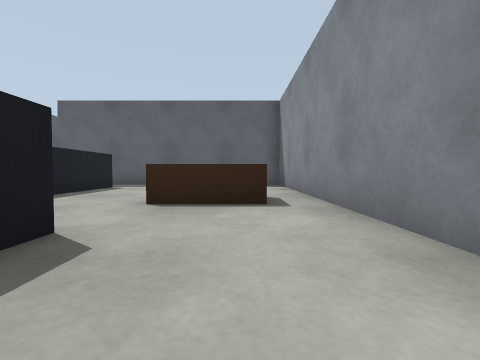
[1] (above)

24 first-person views from a walk through a robot-simulator world made for Gazebo. The camera is 0.5 m above the floor, tilts 2° down and sees 85° across. The floor is counted in squares, 1 m on a side. Each view is taken from the middle of a square. On the plan, view 1 faces up. The plan holds only what a view shows up to about 9 squares ahead; the rest is blank.

[2]
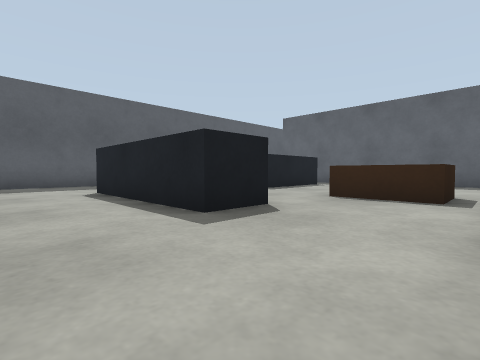

[3]
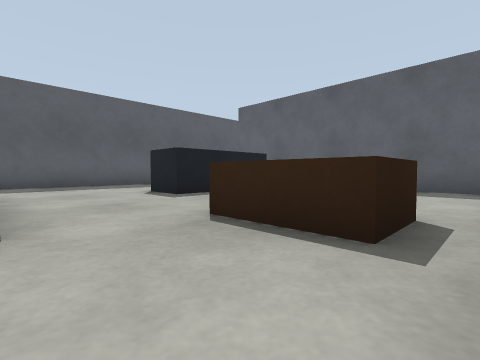

[4]
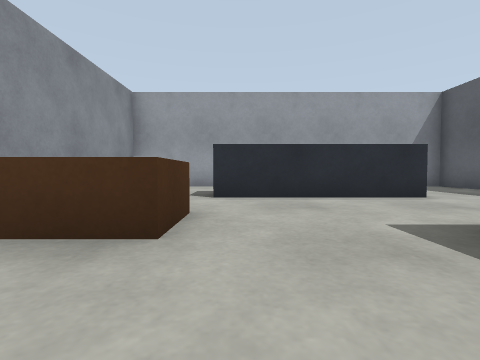

[5]
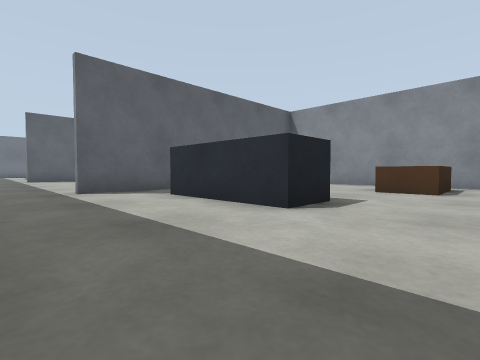

[6]
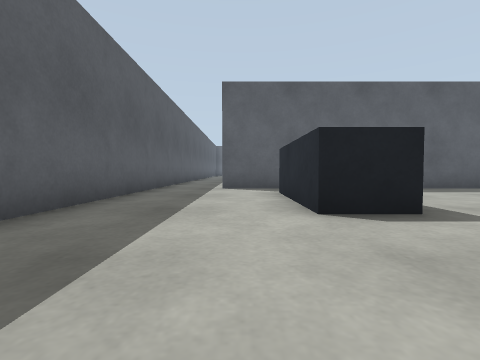

[7]
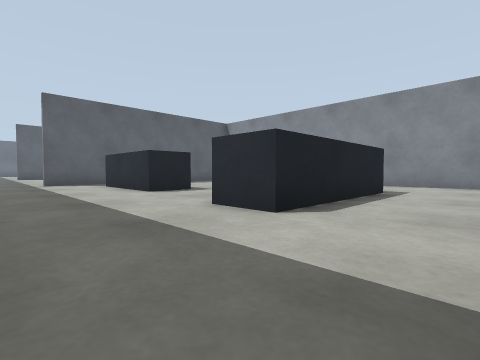

[8]
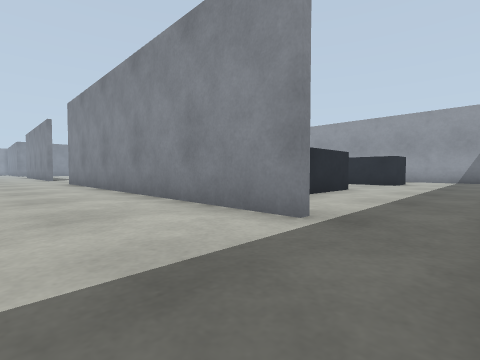

[9]
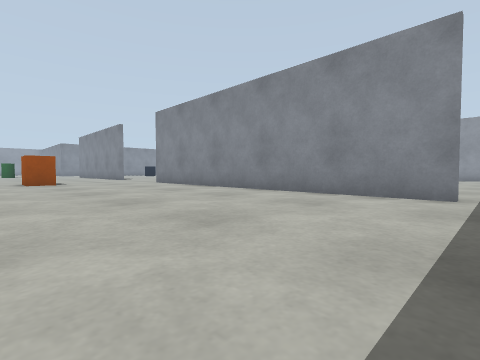

[10]
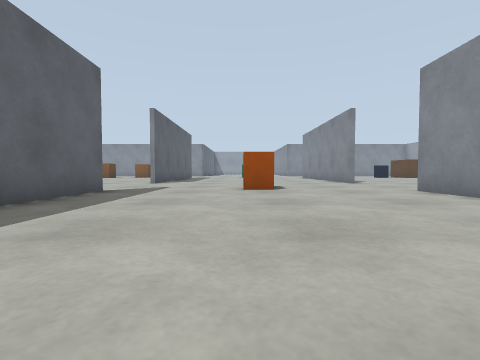

[11]
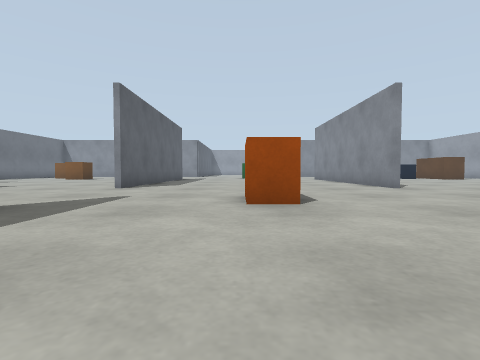

[12]
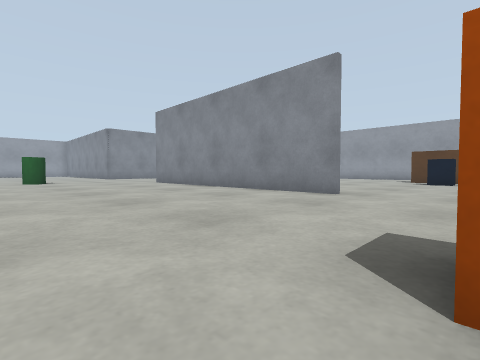

[13]
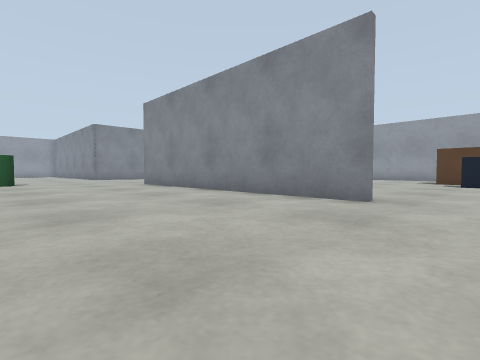

[14]
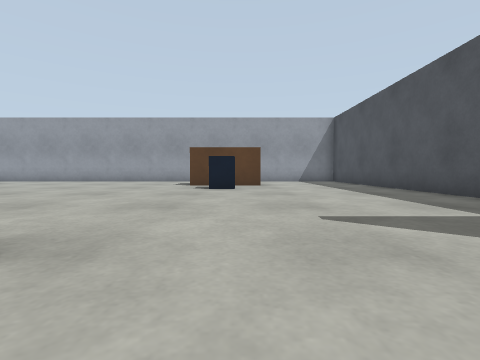

[15]
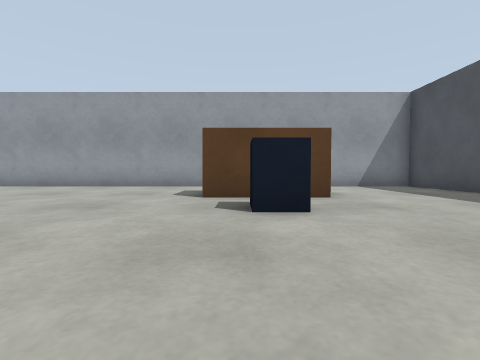

[16]
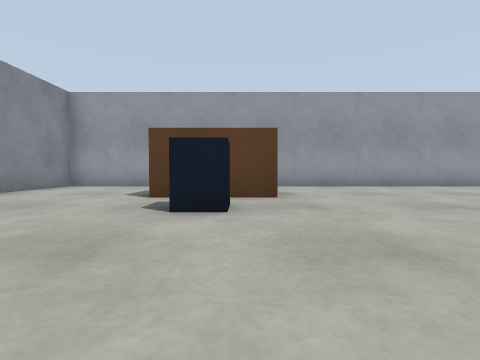

[17]
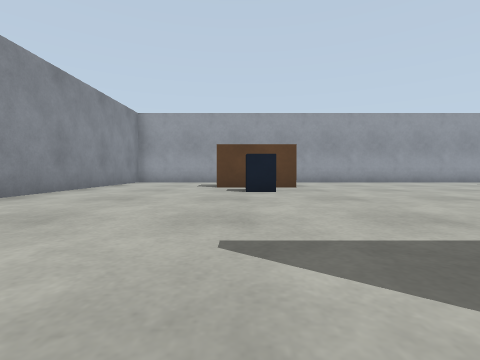

[18]
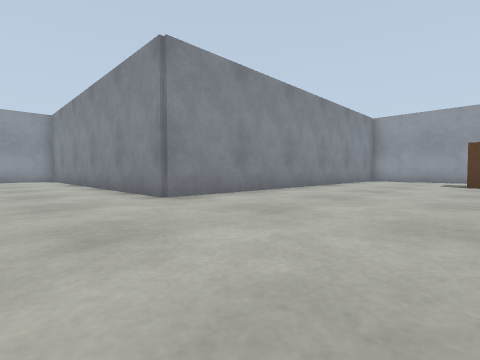

[19]
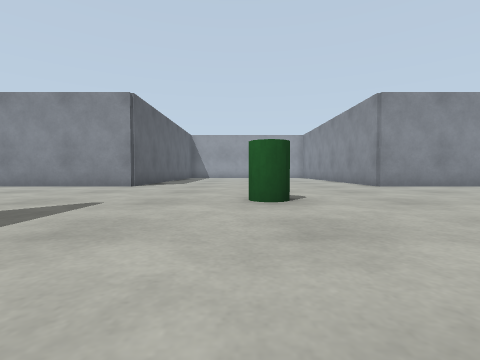

[20]
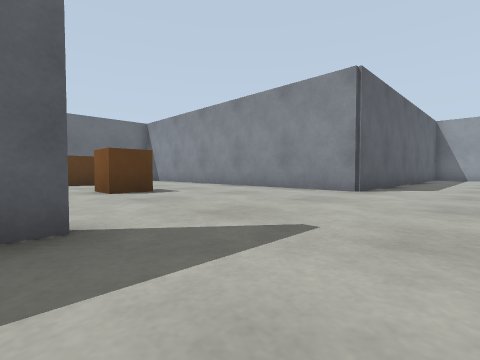

[21]
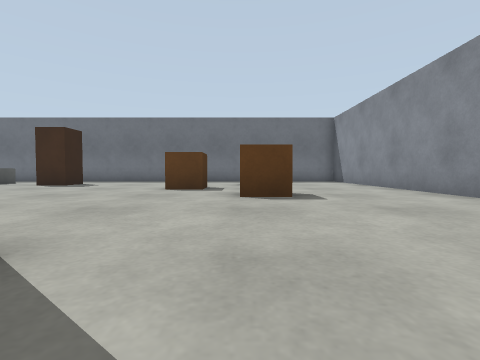

[22]
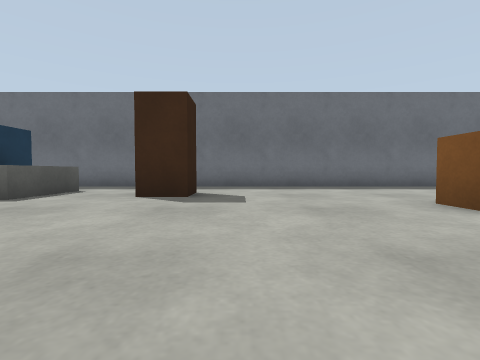

[23]
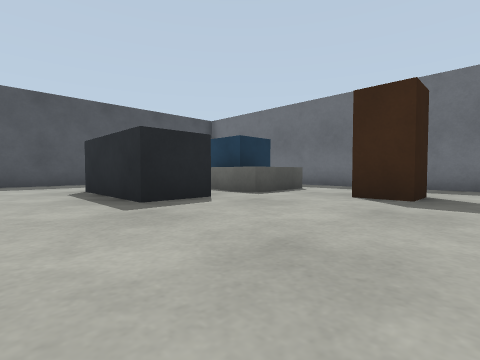

[24]
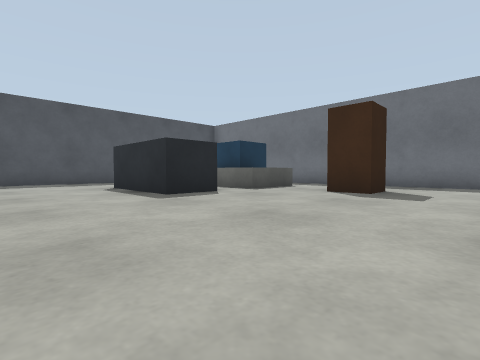

### Floor plan
Points are (right, up) in squares from view 1. A wall is a line through its corners. A room is listed if a view was taken in it or the views show most of it. See-through windows are left out.
Room 1 (views 1, 2, 3, 4, 5, 6, 7)
walls: (-8.4, 9.5) (-8.4, -1.4) (2.1, -1.4); (0.9, 9.4) (-6.5, 9.4); (1.4, -1.5) (1.4, 9.1)
ways out: opening at (-7.5, 9) to room 2
objects: blue box (-5, 1) to (-2, 2); blue box (-5, 5) to (-4, 8); brown box (-1, 4) to (0, 5)
Room 2 (views 8, 9, 10, 11, 12, 13, 14, 15, 16, 17, 18, 19, 20, 21, 22, 23, 24)
walls: (9, 17.4) (7.5, 17.4); (15.6, 17.4) (15, 17.4); (7.4, 9.6) (14.5, 9.6); (3.5, 17.4) (0.6, 17.4); (1.6, 6.2) (1.6, -1.5); (1.6, 22.4) (1.6, 19.5); (25.4, 17.4) (21.4, 17.4) (21.4, 25); (8.1, -1.4) (14.9, -1.4); (8.8, 28.4) (5.1, 28.4); (18.9, -1.4) (21.4, -1.4) (21.4, 9.6) (27.4, 9.6); (19.6, 28.4) (10.2, 28.4); (2.1, -1.4) (4.1, -1.4); (-6.6, 9.6) (3.5, 9.6); (-8.4, 11) (-8.4, 9.5)
ways out: opening at (-7.5, 9) to room 1
objects: orange box (4, 13) to (5, 14); bench (5, 22) to (8, 23); blue box (5, 26) to (6, 27); brown box (6, 1) to (7, 2); blue box (6, 3) to (7, 4); grey box (6, 25) to (8, 26); cabinet (10, 25) to (11, 26); brown box (15, 23) to (16, 24); brown box (16, 1) to (17, 2); blue box (16, 3) to (17, 4); green cylinder (17, 13) to (18, 14); brown box (17, 21) to (18, 22); brown box (17, 25) to (18, 26)

Positions as (right, up) in squares from view 1, and headings:
1: (0, 0), facing up
2: (1, -1), facing up-left
3: (1, 2), facing up-left
4: (-2, 7), facing down
5: (-8, 3), facing up-right
6: (-6, 2), facing up
7: (-8, -1), facing up-right
8: (-8, 12), facing down-right
9: (-7, 15), facing down-right
10: (-3, 14), facing right
11: (0, 14), facing right
12: (5, 15), facing down-right
13: (6, 14), facing down-right
14: (6, 11), facing down
15: (7, 7), facing down
16: (16, 7), facing down
17: (17, 10), facing down
18: (17, 12), facing down-right
19: (13, 14), facing right
20: (15, 15), facing up-right
21: (17, 16), facing up
22: (12, 20), facing up
23: (12, 20), facing up-left
24: (13, 19), facing up-left
